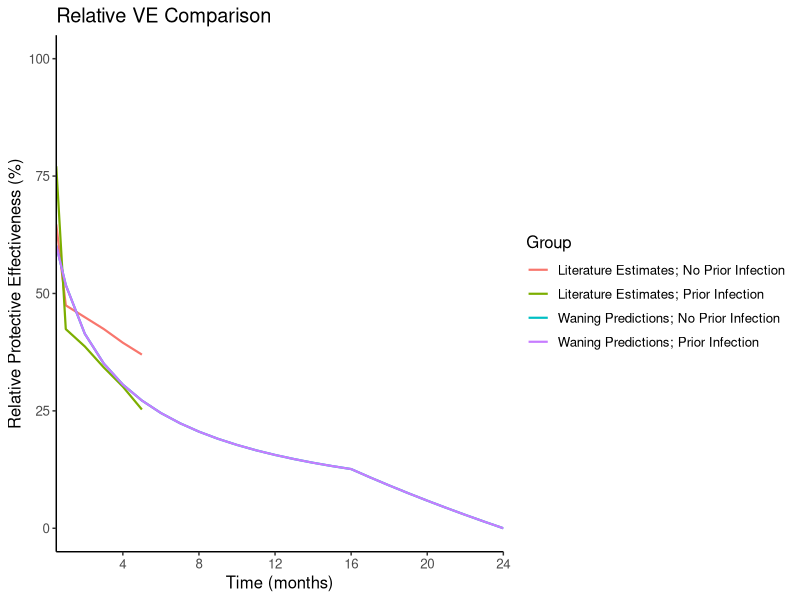

Reproduce this figure in R.
###################################################################################################
#Title: Relative VE Comparison
#Author: Hailey Park
#Date: November 1, 2023
###################################################################################################

rm(list=ls())

setwd(here::here())

#Loading in libraries
library(readr)
library(dplyr)
library(tidyverse)
library(ggplot2)
library(tidyr)
library(tibble)
library(reshape2)

#Relative VE Function
relative_ve_fn <- function(baseline, upper) {
  baseline_rr <- 1 - baseline
  upper_rr <- 1- upper
  relative_rr <- upper_rr / baseline_rr
  relative_ve <- 1 - relative_rr
  return(relative_ve)
}

#Read in waning prediction data (absolute VE)
waning_data <- read.csv("results/waning-predictions/main/severe_waning_predictions_monthly.csv")[,-1]

#Read in waning relative VE literature estimates
#NOTE: These estimates are from Lin et al. (New England Journal of Medicine, 2023)
#      DOI: 10.1056/NEJMc2215471; Figure S2 Panel B
#      Link: https://www.nejm.org/doi/full/10.1056/NEJMc2215471
relative_ve_data_lit <- data.frame(months = rep(c(0.5, 1:5), 2),
                                   relative_ve = c(.6471, .4747, .4495, .4242, .3951, .3698, .771, .4241, .3872,.3424,.3016 ,.2529),
                                   prior_inf = rep(0:1, each = 6)) %>%
  mutate(group = if_else(prior_inf == 1, "Literature Estimates; Prior Infection", "Literature Estimates; No Prior Infection")) %>%
  dplyr::select(-prior_inf)


#We are checking if the relative VE under our waning curve predictions are similar to published estimates.
#We are checking the relative VE given that the average time since last immune event (dose; infection) is around 7-8 months.

waning_data <- waning_data %>%
  mutate(group = if_else(prior_inf == 1, "Prior Infection; Mean", "No Prior Infection; Mean"))

adj_relative_waning <- waning_data %>% filter(age_group == "50-64 years", estimate == 'mean') %>%
  arrange(months) %>%
  mutate(months_baseline = lead(months, n = 16, default = 24)) %>% 
  dplyr::select(group, months, months_baseline, ve_pred)

waning_data <- waning_data %>% filter(age_group == "50-64 years", estimate == 'mean') %>%
  arrange(months) %>%
  rename(ve_pred_baseline = ve_pred) %>% dplyr::select(group, months, ve_pred_baseline)

adj_waning_clean <- merge(adj_relative_waning, waning_data, by.x = c("months_baseline", "group"),
                          by.y = c("months", "group"), all.x = TRUE) %>% 
  mutate(months = if_else(months < 1, 0.5, round(months)),
         relative_ve = relative_ve_fn(ve_pred_baseline, ve_pred),
         group = if_else(group == "Prior Infection; Mean", "Waning Predictions; Prior Infection", "Waning Predictions; No Prior Infection")) %>%
  dplyr::select(months, relative_ve, group) 

combined_rel <- rbind(adj_waning_clean, relative_ve_data_lit)

ggplot(combined_rel, aes(months, relative_ve*100, color = factor(group))) +
  geom_line(size = .75) +
  ylab("Relative Protective Effectiveness (%)") +
  xlab("Time (months)") +
  labs(color='Group') +
  ylim(0,100) +
  theme(panel.grid.major = element_blank(), panel.grid.minor = element_blank(),
        panel.background = element_blank(), axis.line = element_line(colour = "black"),
        text = element_text(size=12))+
  scale_x_continuous(breaks=c(0,4,8,12,16,20,24), expand = c(0, 0)) +
  ggtitle("Relative VE Comparison")


###################################################################################################
